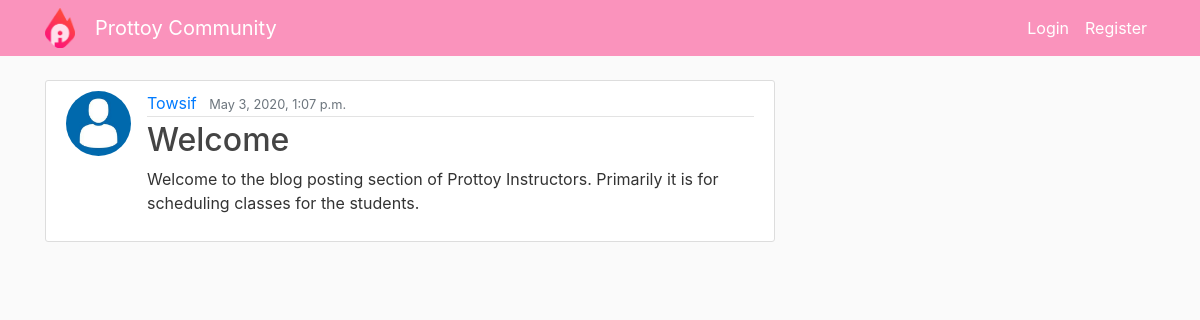
/community/, run on an earlier commit of the app's database.
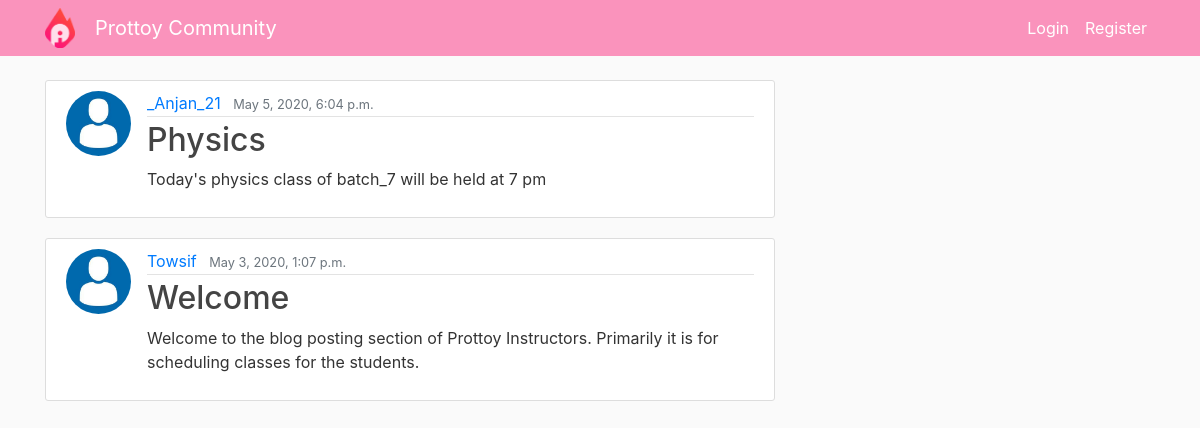
And on a later commit of the database.
### community/models.py (models this page shows, shortened)
class Post(models.Model):
    title = models.CharField(max_length=100)
    content = models.TextField()
    date_posted = models.DateTimeField(default=timezone.now)
    author = models.ForeignKey(User, on_delete=models.CASCADE)

### users/models.py (models this page shows, shortened)
class Profile(models.Model):
    user = models.OneToOneField(User, on_delete=models.CASCADE)
    valid = models.CharField(default="",max_length=4)
    district = models.CharField(default="",max_length=30)
    role = models.CharField(max_length=20, choices=ROLE_CHOICES, default='student')
    image = models.ImageField(default='default.jpg', upload_to='profile_pics')

### community/views.py (the view)
# urls.py: path('', PostListView.as_view(), name='community-home'),
class PostListView(ListView):
    model = Post
    template_name = 'community/home.html'
    context_object_name = 'posts'
    ordering = ['-date_posted']
    paginate_by = 5

### community/templates/community/home.html (shortened to what this page needs)
{% extends "community/base.html" %}
{% block content %}
    {% for post in posts %}
      <article class="media content-section">
        <img class="rounded-circle article-img" src="{{ post.author.profile.image.url }}">
        <div class="media-body">
          <div class="article-metadata">
            <a class="mr-2" href="{% url 'user-posts' post.author.username %}">{{ post.author }}</a>
            <small class="text-muted">{{ post.date_posted }}</small>
          </div>
          <h2><a class="article-title" href=" {% url 'post-detail' post.id %} ">{{ post.title }}</a></h2>
          <p class="article-content">{{ post.content }}</p>
        </div>
      </article>
    {% endfor %}
{% endblock content %}

### community/templates/community/base.html (shortened to what this page needs)
<!DOCTYPE html>
<html>
<head>
    <link rel="stylesheet" href="https://stackpath.bootstrapcdn.com/bootstrap/4.4.1/css/bootstrap.min.css">
</head>
<body>
    <header class="site-header">
        <nav class="navbar navbar-expand-md navbar-dark bg-steel fixed-top">
          <div class="container">
            <img height="40px" width="30px" style="margin-right: 20px;" src="/media/prottoy_logo.png" alt="logo">
            <a class="navbar-brand mr-4" href="{% url 'community-home' %}">Prottoy Community</a>
            <div class="collapse navbar-collapse" id="navbarToggle">
              <div class="navbar-nav">
                {% if user.is_authenticated %}
                <a class="nav-item nav-link" href="{% url 'post-create' %}">Create Post</a>
                <a class="nav-item nav-link" href="{% url 'profile' %}">Profile</a>
                <a class="nav-item nav-link" href="{% url 'logout' %}">Logout</a>
                {% else %}
                <a class="nav-item nav-link" href="{% url 'login' %}">Login</a>
                <a class="nav-item nav-link" href="{% url 'register' %}">Register</a>
                {% endif %}
              </div>
            </div>
          </div>
        </nav>
      </header>
      <main role="main" class="container">
        <div class="row">
          <div class="col-md-8">
            {% block content %}{% endblock %}
          </div>
        </div>
      </main>
  </body>
</html>

### community/templates/community/base.html (style rules this page uses)
body { background: #fafafa; color: #333333; margin-top: 5rem; }
h1, h2, h3, h4, h5, h6 { color: #444444; }
.bg-steel { background-color: rgba(251, 0, 100, 0.411); }
.site-header .navbar-nav .nav-link { color: #ffffff; }
.content-section { background: #ffffff; padding: 10px 20px; border: 1px solid #dddddd; border-radius: 3px; margin-bottom: 20px; }
.article-title { color: #444444; }
.article-content { white-space: pre-line; }
.article-img { height: 65px; width: 65px; margin-right: 16px; }
.article-metadata { padding-bottom: 1px; margin-bottom: 4px; border-bottom: 1px solid #e3e3e3 }

What changed in the data, as far as the page shows it:
added Post: author.profile.image (placeholder picture), author "_Anjan_21", date_posted "May 5, 2020, 6:04 p.m.", title "Physics", content "Today's physics class of batch_7 will be held at 7 pm"
